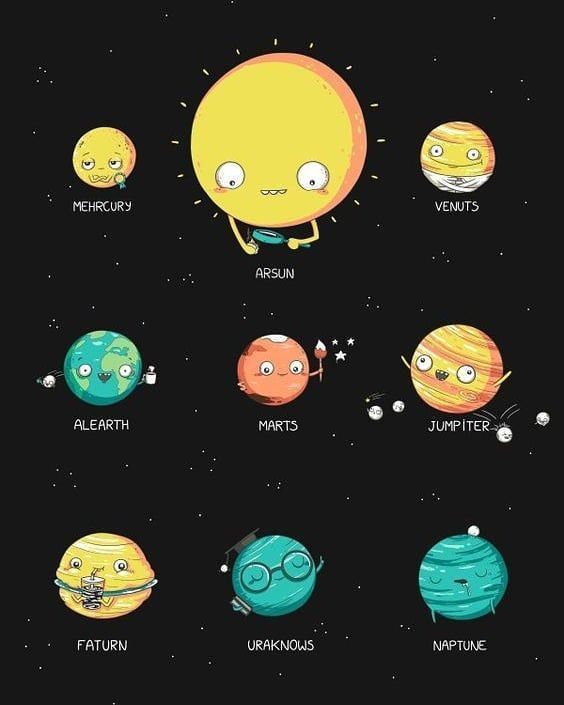
#> input picture histogramHesaplama/12.jpg, 564 x 705 px
$ python main.py
#> lines starting #> are read from the running program, lines starting #| are printed output that depends on the picture

import cv2
from matplotlib import pyplot as plt
from numpy import zeros, shape


foto = cv2.imread("12.jpg",0)
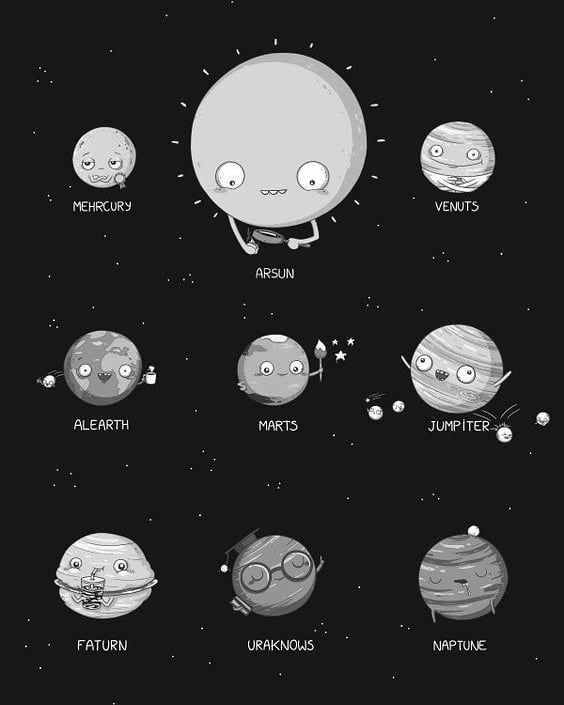
#> foto: shape (705, 564); min 0, max 255, mean 51.2

Hist = zeros(256)
[w,h] = shape(foto)
#> w = 705; h = 564

for i in range (0,w):
    for j in range (0,h):
        a = foto[i,j]
        Hist[a] = Hist[a] + 1
#> after the loop, Hist = 256 values, max 286658 at index 23, min 84 at index 57, mean 1553.2

plt.plot(Hist)
#plt.stem(Hist)
plt.show()
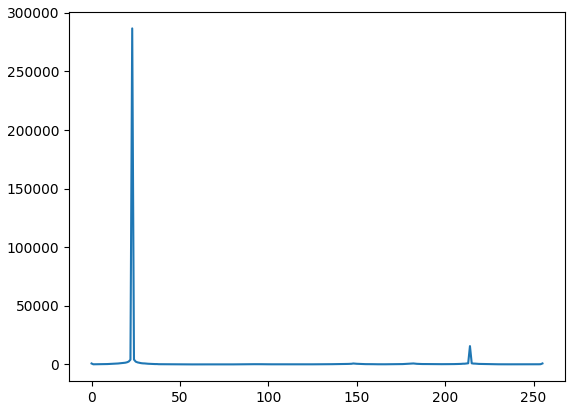
#> figure drawn by matplotlib, 1 panel; curve peaks at x = 23, y = 286658

cv2.imshow("fotograf", foto)
cv2.waitKey()


#Hazır Fonksiyon
'''foto = cv2.imread("ev.jpg",0)
hist = cv2.calcHist([foto], [0],None,[256], [0,256])
#plt.figure(1)
plt.plot(hist)
plt.show()

cv2.imshow("ev",foto)
cv2.waitKey()'''
